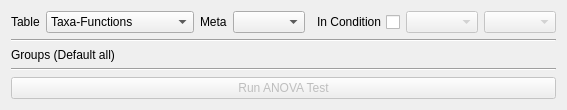
              <widget class="QWidget" name="tab_7">
               <attribute name="title">
                <string>ANOVA TEST</string>
               </attribute>
               <layout class="QGridLayout" name="gridLayout_11">
                <item row="8" column="0" colspan="2">
                 <widget class="QPushButton" name="pushButton_anova_test">
                  <property name="enabled">
                   <bool>false</bool>
                  </property>
                  <property name="sizePolicy">
                   <sizepolicy hsizetype="Minimum" vsizetype="Fixed">
                    <horstretch>0</horstretch>
                    <verstretch>0</verstretch>
                   </sizepolicy>
                  </property>
                  <property name="text">
                   <string>Run ANOVA Test</string>
                  </property>
                 </widget>
                </item>
                <item row="7" column="0" colspan="2">
                 <widget class="Line" name="line_24">
                  <property name="orientation">
                   <enum>Qt::Horizontal</enum>
                  </property>
                 </widget>
                </item>
                <item row="1" column="0" colspan="2">
                 <layout class="QHBoxLayout" name="horizontalLayout_37">
                  <item>
                   <widget class="QLabel" name="label_37">
                    <property name="sizePolicy">
                     <sizepolicy hsizetype="Fixed" vsizetype="Preferred">
                      <horstretch>0</horstretch>
                      <verstretch>0</verstretch>
                     </sizepolicy>
                    </property>
                    <property name="text">
                     <string>Table</string>
                    </property>
                   </widget>
                  </item>
                  <item>
                   <widget class="QComboBox" name="comboBox_table_for_anova">
                    <item>
                     <property name="text">
                      <string>Taxa-Functions</string>
                     </property>
                    </item>
                    <item>
                     <property name="text">
                      <string>Taxa</string>
                     </property>
                    </item>
                    <item>
                     <property name="text">
                      <string>Functions</string>
                     </property>
                    </item>
                    <item>
                     <property name="text">
                      <string>peptides</string>
                     </property>
                    </item>
                    <item>
                     <property name="text">
                      <string>Significant Taxa-Func</string>
                     </property>
                    </item>
                   </widget>
                  </item>
                  <item>
                   <widget class="QLabel" name="label_104">
                    <property name="sizePolicy">
                     <sizepolicy hsizetype="Fixed" vsizetype="Preferred">
                      <horstretch>0</horstretch>
                      <verstretch>0</verstretch>
                     </sizepolicy>
                    </property>
                    <property name="text">
                     <string>Meta</string>
                    </property>
                   </widget>
                  </item>
                  <item>
                   <widget class="QComboBox" name="comboBox_anova_meta"/>
                  </item>
                  <item>
                   <widget class="QCheckBox" name="checkBox_anova_in_condition">
                    <property name="layoutDirection">
                     <enum>Qt::RightToLeft</enum>
                    </property>
                    <property name="text">
                     <string>In Condition</string>
                    </property>
                   </widget>
                  </item>
                  <item>
                   <widget class="QComboBox" name="comboBox_anova_condition_meta">
                    <property name="enabled">
                     <bool>false</bool>
                    </property>
                   </widget>
                  </item>
                  <item>
                   <layout class="QHBoxLayout" name="horizontalLayout_71">
                    <item>
                     <widget class="QComboBox" name="comboBox_anova_condition_group">
                      <property name="enabled">
                       <bool>false</bool>
                      </property>
                     </widget>
                    </item>
                   </layout>
                  </item>
                 </layout>
                </item>
                <item row="3" column="1">
                 <layout class="QHBoxLayout" name="horizontalLayout_anova_group"/>
                </item>
                <item row="3" column="0">
                 <widget class="QLabel" name="label_53">
                  <property name="sizePolicy">
                   <sizepolicy hsizetype="Preferred" vsizetype="Fixed">
                    <horstretch>0</horstretch>
                    <verstretch>0</verstretch>
                   </sizepolicy>
                  </property>
                  <property name="text">
                   <string>Groups (Default all)</string>
                  </property>
                 </widget>
                </item>
                <item row="2" column="0" colspan="2">
                 <widget class="Line" name="line_23">
                  <property name="orientation">
                   <enum>Qt::Horizontal</enum>
                  </property>
                 </widget>
                </item>
               </layout>
              </widget>
